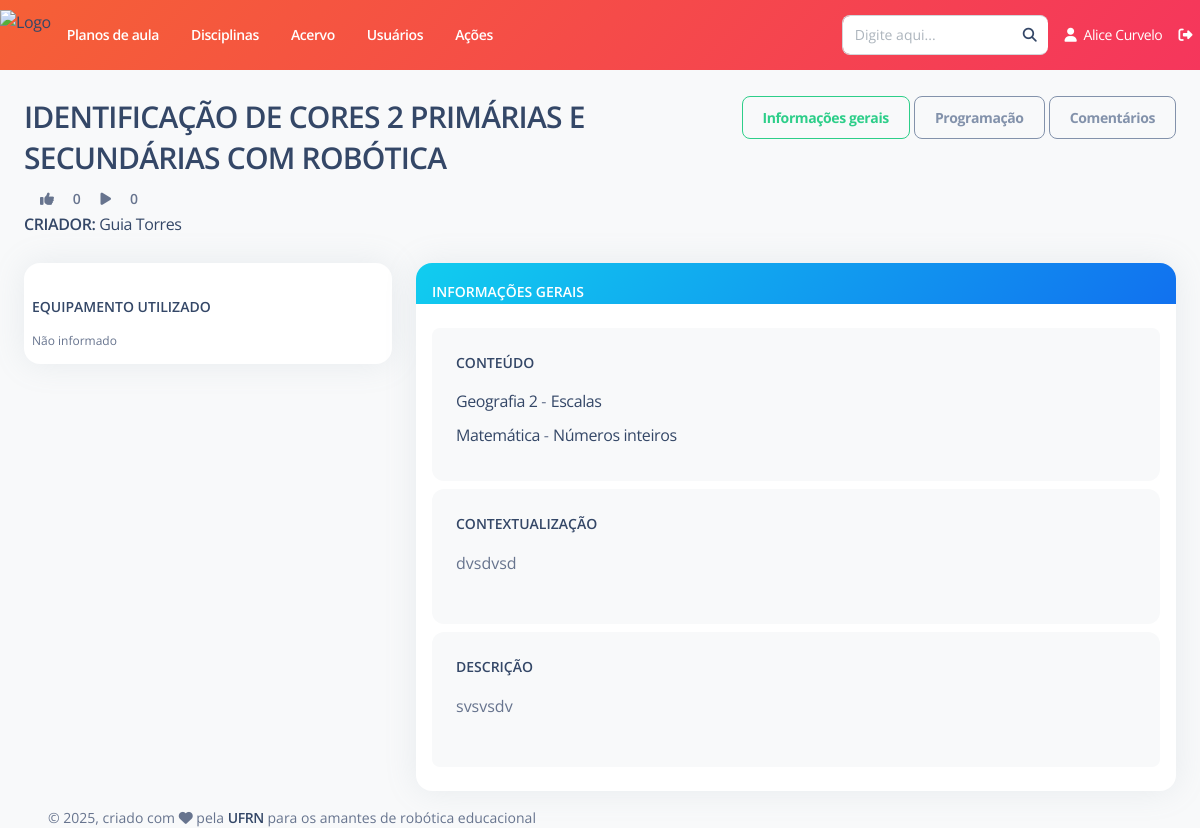
Screenshot of /plano-aula/detalhes/3/ (signed in) with the database file from the repository.
### PlanoAula/models.py (models this page shows, shortened)
class PlanoAula(models.Model):
    criador = models.ForeignKey(Usuario, on_delete=models.RESTRICT,null=True, verbose_name="Responsável")
    data_criacao = models.DateTimeField(default=timezone.now, verbose_name="Data de criação")
    titulo = models.CharField(max_length=200, verbose_name="Título")
    contextualizacao = models.TextField(verbose_name="Contextualização")
    descricao_atividade = models.TextField(verbose_name="Descrição da atividade")
    avaliacao = models.TextField(verbose_name="Critérios de avaliação", blank=True, null=True)
    conteudos = models.ManyToManyField(Conteudo, related_name="planos_de_aula", verbose_name="Conteúdos")
    robo_equipamento = models.CharField(max_length=200, blank=True, null=True, verbose_name="Equipamento")
    robo_descricao = models.TextField(blank=True, null=True, verbose_name="Descrição do robô")
    robo_link = models.TextField(verbose_name="Links", blank=True, null=True)
    nivel_dificuldade_montagem = models.CharField(max_length=13, choices=NIVEL_DIFICULDADE, blank=True, null=True, verbose_name="Nível de dificuldade da montagem")
    prog_linguagem = models.CharField(max_length=200, blank=True, null=True, verbose_name="Linguagem de programação")
    prog_descricao = models.TextField(blank=True, null=True, verbose_name="Descrição da programação")
    prog_link = models.TextField(verbose_name="Links", blank=True, null=True)
    prog_codigos = models.FileField(upload_to=diretorio_plano_aula, blank=True, null=True, verbose_name="Códigos")
    nivel_dificuldade_programacao = models.CharField(max_length=13, choices=NIVEL_DIFICULDADE, blank=True, null=True, verbose_name="Nível de dificuldade da programação")
    robo_pdf = models.FileField(upload_to=diretorio_plano_aula, blank=True, null=True, verbose_name="Manual de montagem do robô")
    status = models.BooleanField(default=True)
    class Meta:
        ordering = ['titulo']
        verbose_name = "Plano de aula"
        verbose_name_plural = "Planos de aula"

### Disciplina/models.py (models this page shows)
class Conteudo(models.Model):
    nome = models.CharField(max_length=200, verbose_name="Nome")
    disciplina = models.ForeignKey(Disciplina, on_delete=models.RESTRICT, related_name="conteudos", verbose_name="Disciplina")
    status = models.CharField(max_length=7, choices=STATUS, default='Ativo')
    def __str__(self):
        return self.nome
    class Meta:
        ordering = ['disciplina', 'nome']
        verbose_name = "Conteúdo"
        verbose_name_plural = "Conteúdos"
        constraints = [
            models.UniqueConstraint(fields=['nome', 'disciplina'], name='unique_conteudo_por_disciplina')
        ]

class Disciplina(models.Model):
    nome = models.CharField(unique=True, max_length=200, verbose_name="Nome")
    status = models.CharField(max_length=7, choices=STATUS, default='Ativo')
    def __str__(self):
        return self.nome
    class Meta:
        ordering = ['nome']
        verbose_name = "Disciplina"
        verbose_name_plural = "Disciplinas"

### PlanoAula/views.py (the view, shortened to what this page needs)
# urls.py: path('detalhes/<int:pk>/', views.Detalhe.as_view(), name='detalhes'),
class Detalhe(LoginRequiredMixin, FormMixin, generic.DetailView):
    model = PlanoAula
    template_name = "PlanoAula/detalhes.html"
    context_object_name = "plano_aula"
    form_class = forms.FormNovaMensagem
    def get_context_data(self,**kwargs):
        context = super(Detalhe,self).get_context_data(**kwargs)
        robo_fotos = FotoRobo.objects.filter(plano_aula = self.get_object().pk)
        context['robo_fotos'] = robo_fotos
        robo_videos = VideoRobo.objects.filter(plano_aula = self.get_object().pk)
        context['robo_videos'] = robo_videos
        execucao_fotos = FotoExecucao.objects.filter(plano_aula = self.get_object().pk)
        context['execucao_fotos'] = execucao_fotos
        execucao_videos = VideoExecucao.objects.filter(plano_aula = self.get_object().pk)
        context['execucao_videos'] = execucao_videos
        lista_mensagens = MensagemPlanoAula.objects.filter(plano_aula__id = self.kwargs['pk'], mensagem_original = None)
        context['lista_mensagens'] = lista_mensagens
        context['form_nome_mensagem'] = forms.FormNovaMensagem()
        return context

### PlanoAula/forms.py (shortened to what this page needs)
class FormNovaMensagem(ModelForm):
    class Meta:
        model = MensagemPlanoAula
        fields = ('texto',)

### PlanoAula/templatetags/attribute_tags.py (called while the page is built)
@register.filter
def encontrar_usuario_lista(qs, usuario):
    lista = list(qs.values_list('usuario', flat=True))
    if usuario in lista:
        return True
    else:
        return False

### Usuario/models.py (called while the page is built)
    def __str__(self):
        return self.first_name + " " + self.last_name

### templates/PlanoAula/detalhes.html (shortened to what this page needs)
{% extends "Base/base.html" %}
{% load static %}
{% load bootstrap5 %}
{% load string_tags %}
{% load attribute_tags %}
{% load crispy_forms_tags %}
{% block conteudo %}
<br>
<div class="row">
    <div class="col-6">
        <h3 class="text-uppercase font-weight-bold">{{plano_aula.titulo}}</h3>
        <span class="text-sm text-uppercase font-weight-bold">
            {% if plano_aula.likes.all|encontrar_usuario_lista:user.id %}
                <a onclick="marcar_favorito({{plano_aula.id}}, {{user.id}}, '-')">
                    <i class="fas fa-thumbs-up px-3" id="icon_thumbs_up_{{plano_aula.id}}"
                    style="color: var(--bs-success);"></i>
                </a>
            {% else %}
                <a onclick="marcar_favorito({{plano_aula.id}}, {{user.id}}, '-')">
                    <i class="fas fa-thumbs-up px-3" id="icon_thumbs_up_{{plano_aula.id}}"></i>
                </a>
            {% endif %}
            <span class="text-sm text-uppercase font-weight-bold" id="contador_thumbs_up_{{plano_aula.id}}">{{ plano_aula.likes.count }}</span>
        </span>
        <span class="text-sm text-uppercase font-weight-bold">
            {% if plano_aula.execucoes.all|encontrar_usuario_lista:user.id %}
                <a onclick="marcar_executado({{plano_aula.id}}, {{user.id}}, '-')">
                    <i class="fas fa-play px-3" id="icon_play_{{plano_aula.id}}"
                    style="color: var(--bs-success);"></i>
                </a>
            {% else %}
                <a onclick="marcar_executado({{plano_aula.id}}, {{user.id}}, '-')">
                    <i class="fas fa-play px-3" id="icon_play_{{plano_aula.id}} style="color: gray;"></i>
                </a>
            {% endif %}
            <span class="text-sm text-uppercase font-weight-bold" id="contador_play_{{plano_aula.id}}">{{ plano_aula.execucoes.count }}</span>
        </span>
        <br>
        <a href="{% url 'usuario:informacoes_plano_aula' pk=plano_aula.criador.pk %}"><span class="text-md mb-0 text-uppercase font-weight-bold">Criador: </span>
            <span>{{plano_aula.criador}}</span>
        </a>
    </div>
    <div class="col-6" style="float:right; text-align: right;">
        <button id="btn_inf_gerais" class="btn btn-outline-success ml-1" onclick="mostrar_inf_gerais()">Informações gerais</button>
        <button id="btn_programacao" class="btn btn-outline-secondary ml-1" onclick="mostrar_programacao()">Programação</button>
        <button id="btn_comentarios" class="btn btn-outline-secondary ml-1" onclick="mostrar_comentarios()">Comentários</button>
    </div>
</div>
<br>
<div>
    <div id="div_inf_gerais">
        <div class="row">
            <div class="col-lg-4 col-md-0">
                <div class="card">
                    <div class="card-body pt-2 p-2">
                        <br>
                        <div class="d-flex flex-column">
                            <h6 class="mb-3 text-sm text-uppercase">Equipamento Utilizado</h6>
                            {% if plano_aula.robo_equipamento %}
                                <span class="mb-2 text-xs">{{plano_aula.robo_equipamento|linebreaks}}</span>
                            {% else %}
                                <span class="mb-2 text-xs">Não informado</span>
                            {% endif %}
                        </div>
                    </div>
                </div>
                <br>
        </div>
        <br>
        <div class="col-lg-8 col-md-0">
            <div class="card">
                <div class="card-header bg-gradient-info pb-0 p-3">
                    <span class="text-sm mb-0 text-uppercase text-white font-weight-bold">Informações Gerais</span>
                </div>
                <div class="card-body pt-4 p-3">
                    <ul class="list-group">
                        <li class="list-group-item border-0 d-flex p-4 mb-2 bg-gray-100 border-radius-lg">
                            <div class="d-flex flex-column">
                                <h6 class="mb-3 text-sm text-uppercase">Conteúdo</h6>
                                {% for conteudo in plano_aula.conteudos.all %}
                                    <span class="mb-2 text-s">
                                        <a href="{% url 'plano_aula:listar' %}?conteudos__disciplina={{conteudo.disciplina.pk}}">
                                            {{ conteudo.disciplina }}
                                        </a>
                                        -
                                        <a href="{% url 'plano_aula:listar' %}?conteudos={{conteudo.pk}}">
                                            {{ conteudo }}
                                        </a>
                                    </span>
                                {% empty %}
                                    <span class="mb-2 text-s">-</span>
                                {% endfor %}
                            </div>
                        </li>
                        <li class="list-group-item border-0 d-flex p-4 mb-2 bg-gray-100 border-radius-lg">
                            <div class="d-flex flex-column">
                                <h6 class="mb-3 text-sm text-uppercase">Contextualização</h6>
                                <span class="mb-2 text-xs">{{ plano_aula.contextualizacao|linebreaks }}</span>
                            </div>
                        </li>
                        <li class="list-group-item border-0 d-flex p-4 mb-2 bg-gray-100 border-radius-lg">
                            <div class="d-flex flex-column">
                                <h6 class="mb-3 text-sm text-uppercase">Descrição</h6>
                                <span class="mb-2 text-xs">{{ plano_aula.descricao_atividade|linebreaks }}</span>
                            </div>
                        </li>
                    </ul>
                </div>
            </div>
        </div>
    </div>
</div>
{% endblock %}

### templates/Base/navbar-horizontal.html (shortened to what this page needs)
{% load static %}
<nav class="navbar navbar-expand-lg px-0 shadow-none bg-gradient-danger" style="height: 70px;">
  <div class="collapse navbar-collapse justify-content-between" id="navbar">
    <ul class="navbar-nav">
      <li class="nav-item d-flex align-items-center h-100">
        <a href="{% url 'home' %}" class="d-flex align-items-center" style="height: 50px;">
          <img src="{% static 'assets/img/LogoRAP-transparente.png' %}"
               style="height: 100%; width: auto; display: block;"
               alt="Logo">
        </a>
      </li>
      <li class="nav-item px-3 d-flex align-items-center">
        <a href="{% url 'plano_aula:listar' %}" class="nav-link font-weight-bold px-0 text-white">
          Planos de aula
        </a>
      </li>
      <li class="nav-item px-3 d-flex align-items-center">
        <a href="{% url 'disciplina:listar' %}" class="nav-link font-weight-bold px-0 text-white">
          Disciplinas
        </a>
      </li>
      <li class="nav-item px-3 d-flex align-items-center">
        <a href="{% url 'acervo:acervo' %}" class="nav-link font-weight-bold px-0 text-white">
          Acervo
        </a>
      </li>
      <li class="nav-item px-3 d-flex align-items-center">
        <a href="" class="nav-link font-weight-bold px-0 text-white">
          Usuários
        </a>
      </li>
      <li class="nav-item px-3 d-flex align-items-center">
        <a href="{% url 'acoes:listar' %}" class="nav-link font-weight-bold px-0 text-white">
          Ações
        </a>
      </li>
    </ul>
    <ul class="navbar-nav align-items-center">
      <li class="nav-item me-2">
        <div class="input-group">
          <input type="text" class="form-control" placeholder="Digite aqui...">
          <span class="input-group-text"><a href=""><i class="fa fa-search"></i></a></span>
        </div>
      </li>
      <li class="nav-item">
        <a href="#" class="nav-link text-white">
          <i class="fa fa-user me-1"></i> {{ user.first_name }} {{ user.last_name }}
        </a>
      </li>
      <li class="nav-item">
        <a href="{% url 'usuario:logout' %}" class="nav-link text-white">
          <i class="fa fa-sign-out-alt"></i>
        </a>
      </li>
    </ul>
  </div>
</nav>

### rows the page displays
PlanoAula: titulo "IDENTIFICAÇÃO DE CORES 2 PRIMÁRIAS E SECUNDÁRIAS COM ROBÓTICA", likes.count "0", execucoes.count "0", criador "Guia Torres", contextualizacao "dvsdvsd", descricao_atividade "svsvsdv"
Conteudo: disciplina "Geografia 2", nome "Escalas"
Conteudo: disciplina "Matemática", nome "Números inteiros"

### other values shown
{{ user.first_name }} "Alice"
{{ user.last_name }} "Curvelo"
